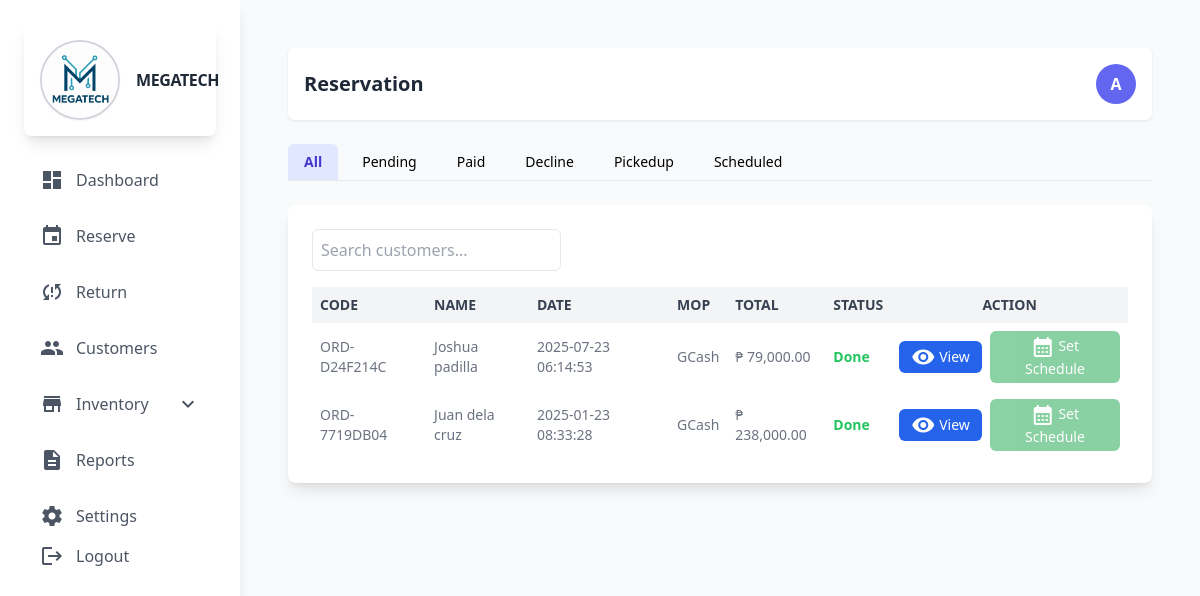
The app's page /admin/reserve.php (signed in), older data.
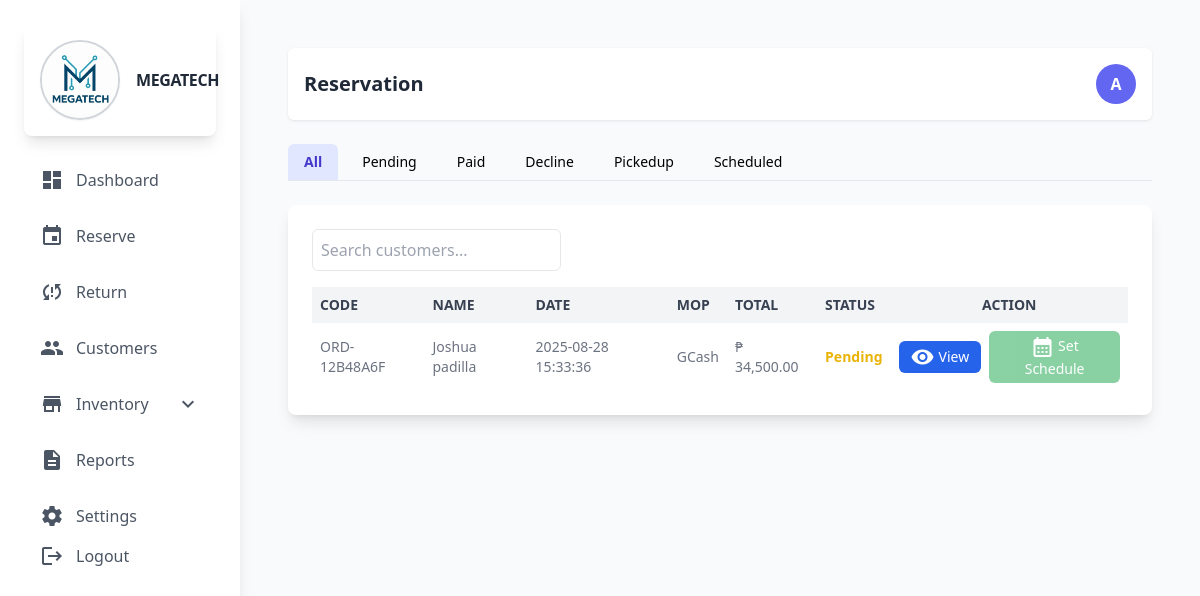
The same page, newer data.
### tables this page shows
CREATE TABLE `orders` (
  `order_id` int(11) NOT NULL,
  `order_code` varchar(60) NOT NULL,
  `order_user_id` int(11) NOT NULL,
  `order_date` timestamp NOT NULL DEFAULT current_timestamp() ON UPDATE current_timestamp(),
  `order_payment_method` varchar(60) NOT NULL,
  `order_down_payment_receipt` varchar(255) NOT NULL,
  `order_pickup_date` date DEFAULT NULL,
  `order_pickup_time` time DEFAULT NULL,
  `order_total` decimal(10,2) NOT NULL,
  `order_balance` decimal(10,2) NOT NULL,
  `order_balance_payment_receipt` varchar(255) DEFAULT NULL,
  `order_status` varchar(60) NOT NULL DEFAULT 'pending',
  `order_proof_recieved` varchar(255) DEFAULT NULL
);

CREATE TABLE `user` (
  `user_id` int(11) NOT NULL,
  `Fullname` varchar(60) NOT NULL,
  `Email` varchar(60) NOT NULL,
  `Phone` varchar(60) NOT NULL,
  `Password` varchar(255) DEFAULT NULL,
  `user_type` varchar(11) NOT NULL,
  `Profile_images` varchar(255) DEFAULT NULL,
  `status` int(11) NOT NULL DEFAULT 0 COMMENT '0=Not Verified,1=Verified'
);

### admin/backend/db.php (called while the page is built, shortened)
<?php
class db_connect
{
    public $host = db_host;
    public $user = db_user;
    public $pass = db_pass;
    public $name = db_name;
    public function connect()
    {
        try {
            $this->conn = new mysqli($this->host, $this->user, $this->pass, $this->name);
        } catch (\Throwable $th) {
            header("Location:setup.php");
        }
    }
}

### admin/backend/class.php (called while the page is built, shortened)
<?php
include ('db.php');
class global_class extends db_connect
{
   public function fetch_all_reservation(){
        $query = $this->conn->prepare("SELECT * FROM `orders`
        LEFT JOIN user
        ON user.user_id = orders.order_user_id
        ");
        if ($query->execute()) {
            $result = $query->get_result();
            return $result;
        }
    }
}
?>

### admin/backend/end-points/reservation_list.php (the view, shortened to what this page needs)
<?php
$fetch_all_students = $db->fetch_all_reservation();
if ($fetch_all_students): ?>
    <?php foreach ($fetch_all_students as $order):
        $status_color = match ($order['order_status']) {
            "decline" => "text-red-500",
            "pending" => "text-yellow-500",
            "paid" => "text-green-500",
            default => "text-green-500"
        };
        $isPending = strtolower($order['order_status']) === 'pending' || strtolower($order['order_status']) === 'pickedup';
    ?>
    <tr>
        <td class="p-2"><?php echo htmlspecialchars($order['order_code']); ?></td>
        <td class="p-2"><?php echo htmlspecialchars(ucfirst($order['Fullname'])); ?></td>
        <td class="p-2"><?php echo htmlspecialchars($order['order_date']); ?></td>
        <td class="p-2"><?php echo htmlspecialchars($order['order_payment_method']); ?></td>
        <td class="p-2">₱ <?php echo htmlspecialchars(number_format($order['order_total'],2)); ?></td>
        <td class="p-2 <?= $status_color; ?>">
          <strong>
            <?php
              echo ($order['order_status'] === 'pickedup')
                ? 'Done'
                : ucfirst($order['order_status']);
            ?>
          </strong>
        </td>
        <td class="p-2 text-center">
            <div class="flex flex-col sm:flex-row justify-center items-center space-y-1 sm:space-y-0 sm:space-x-2">
                <a href="view_order?order_id=<?= $order['order_id']?>"
                    class="bg-blue-600 hover:bg-blue-700 text-white py-1 px-3 rounded-md text-sm font-medium transition inline-flex items-center">
                    <span class="material-icons align-middle text-sm mr-1">visibility</span> View
                </a>
                <button
                    class="bg-green-600 hover:bg-green-700 text-white py-1 px-3 rounded-md text-sm font-medium transition setScheduleToggler disabled:opacity-50 disabled:cursor-not-allowed"
                    data-user_id="<?= $order['user_id'] ?>"
                    data-order_id="<?= $order['order_id'] ?>"
                    data-order_code="<?= $order['order_code'] ?>"
                    data-fullname="<?= ucfirst($order['Fullname']) ?>"
                    <?= $isPending ? 'disabled' : '' ?>
                >
                    <span class="material-icons align-middle text-sm">calendar_month</span>
                    <?= strtolower($order['order_status']) === 'scheduled' ? 'Re-Schedule' : 'Set Schedule' ?>
                </button>
            </div>
        </td>
    </tr>
    <?php endforeach; ?>
<?php else: ?>
    <tr>
        <td colspan="7" class="p-2 text-center">No record found.</td>
    </tr>
<?php endif; ?>

Row changes from the older to the newer data that the page shows:
removed orders: order_code "ORD-D24F214C", user.Fullname "Joshua padilla", order_date "2025-07-23 06:14:53", order_payment_method "GCash", order_total "79,000.00", order_status "Done"
removed orders: order_code "ORD-7719DB04", user.Fullname "Juan dela cruz", order_date "2025-01-23 08:33:28", order_payment_method "GCash", order_total "238,000.00", order_status "Done"
added orders: order_code "ORD-12B48A6F", user.Fullname "Joshua padilla", order_date "2025-08-28 15:33:36", order_payment_method "GCash", order_total "34,500.00", order_status "Pending", shows "Set Schedule"
